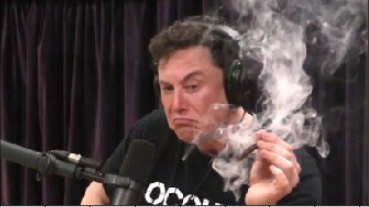
#> input picture ex03/Elon.png, 369 x 207 px
$ python test.py
#> lines starting #> are read from the running program, lines starting #| are printed output that depends on the picture
### ex03/ImageProcessor.py
import matplotlib.image as mpimg
import matplotlib.pyplot as plt
import matplotlib.colors as colors
import numpy as np


class ImageProcessor():

    def load(self, path, convert_in_int=0, force_to_rgb=0):
#> called with path = 'Elon.png', convert_in_int = 1, force_to_rgb = 1
        img = mpimg.imread(path)
#> img is the input picture: shape (207, 369, 4) float32; mean R, G, B, A 0.316, 0.264, 0.262, 1
        # Si le résultat n'est pas un tableau d'entiers
        if convert_in_int:
            img = (img * 255).astype(np.uint8)
        if force_to_rgb:
            img = img[:, :, :3]
#> img: shape (207, 369, 3)
        print("Loading image of dimensions {} x {}".format(*img.shape))
#| Loading image of dimensions 207 x 369
        return img

    def display(self, array, title=None):
        plt.imshow(array)
        if title:
            plt.title(title)
        plt.show()

### ex03/ColorFilter.py
import numpy as np


class ColorFilter():
    def __init__(self):
        pass

    def invert(self, array):
        """
            Renvoie une copie negative de l'image passé en parametre
            Authorized functions: None
            Authorized operator: -
        """
        new = np.copy(array)
        new = 255 - new
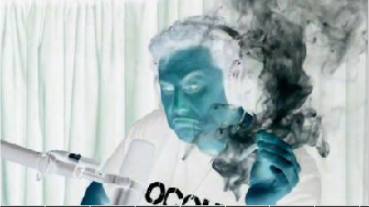
#> new: shape (207, 369, 3); mean R, G, B 174.3, 187.7, 188.2
        return new

    def to_blue(self, array):
        """
            Takes a NumPy array of an image as an argument
                and returns an array with a blue filter.
            Authorized functions: .zeros, .shape
            Authorized operator: None
        """
        new = np.copy(array)
        # zero = np.zeros(new.shape, int)
        # zero[:, :, :2] = 255
        # new = new - zero
        # new[new < 0] = 0
        new[:, :, :2] = 0
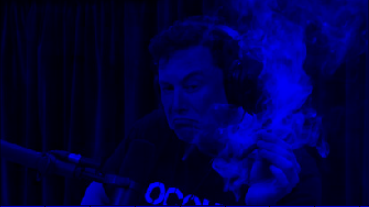
#> new: shape (207, 369, 3); mean R, G, B 0, 0, 66.8
        return new

    def to_green(self, array):
        """
            Takes a NumPy array of an image as an
                argument and returns an array with a green filter.
            Authorized functions: None
            Authorized operator: *
        """
        new = np.copy(array)
        new[:, :, 0] = 0
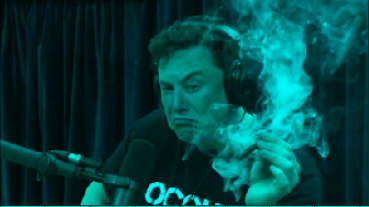
#> new: shape (207, 369, 3); mean R, G, B 0, 67.3, 66.8
        new[:, :, 2] = 0
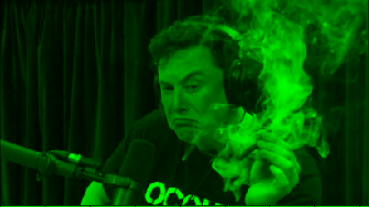
#> new: shape (207, 369, 3); mean R, G, B 0, 67.3, 0
        return new

    def to_red(self, array):
        """
            Takes a NumPy array of an image as an argument and
                returns an array with a red filter.
            Authorized functions : green, blue
            Authorized operator: -, +
        """
        new = np.copy(array)
        new -= self.to_green(new) + self.to_blue(new)
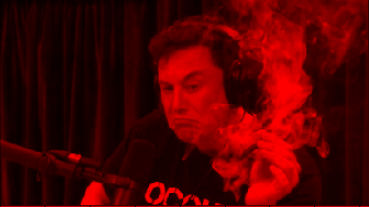
#> new: shape (207, 369, 3); mean R, G, B 80.7, 0, 0
        return new

### ex03/test.py
from ColorFilter import ColorFilter
from ImageProcessor import ImageProcessor
import numpy as np
IP = ImageProcessor()
arr = IP.load("Elon.png", convert_in_int=1, force_to_rgb=1)
CF = ColorFilter()

print("Original")
IP.display(arr, title="Original")

print("Inverted")
inverted = CF.invert(arr)
IP.display(inverted, title="Inverted")

print("To_blue")
to_blue = CF.to_blue(arr)
IP.display(to_blue, title="to_blue")

print("To_green")
to_green = CF.to_green(arr)
IP.display(to_green, title="to_green")

print("To_red")
to_red = CF.to_red(arr)
IP.display(to_red, title="to_red")
